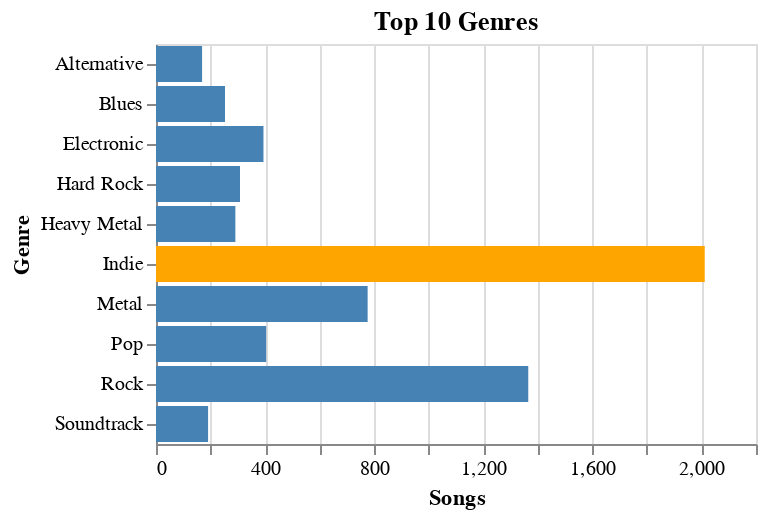

Notebook code for this chart:
### Markdown cell above
Now let's get a chart of the top 10 genres with most songs using Altair, and highlight the one with most songs.

### Code cell
import altair as alt

top_10_genres = songs_by_genre.top_k(10, by="counts")
top_genre = top_10_genres.top_k(1, by="counts").to_numpy()[0][0]
alt.Chart(top_10_genres, title="Top 10 Genres").mark_bar().encode(
    x=alt.X('counts', title="Songs"),
    y='Genre',
    color=alt.condition(
        alt.datum.Genre == top_genre,
        alt.value('orange'),
        alt.value('steelblue')
    )
)

### Figure 1 — Vega-Lite specification as saved in the notebook (floating-point values rounded to 4 significant figures)
{"config": {"view": {"continuousWidth": 300, "continuousHeight": 300}}, "data": {"name": "data-50418421c0441b823c58fd595a6346cc"}, "mark": {"type": "bar"}, "encoding": {"color": {"condition": {"test": "(datum.Genre === 'Indie')", "value": "orange"}, "value": "steelblue"}, "x": {"field": "counts", "title": "Songs", "type": "quantitative"}, "y": {"field": "Genre", "type": "nominal"}}, "title": "Top 10 Genres", "$schema": "https://vega.github.io/schema/vega-lite/v5.14.1.json", "datasets": {"data-50418421c0441b823c58fd595a6346cc": [{"Genre": "Indie", "counts": 2012}, {"Genre": "Rock", "counts": 1365}, {"Genre": "Metal", "counts": 776}, {"Genre": "Pop", "counts": 404}, {"Genre": "Electronic", "counts": 394}, {"Genre": "Hard Rock", "counts": 308}, {"Genre": "Heavy Metal", "counts": 291}, {"Genre": "Blues", "counts": 253}, {"Genre": "Soundtrack", "counts": 191}, {"Genre": "Alternative", "counts": 169}]}}
